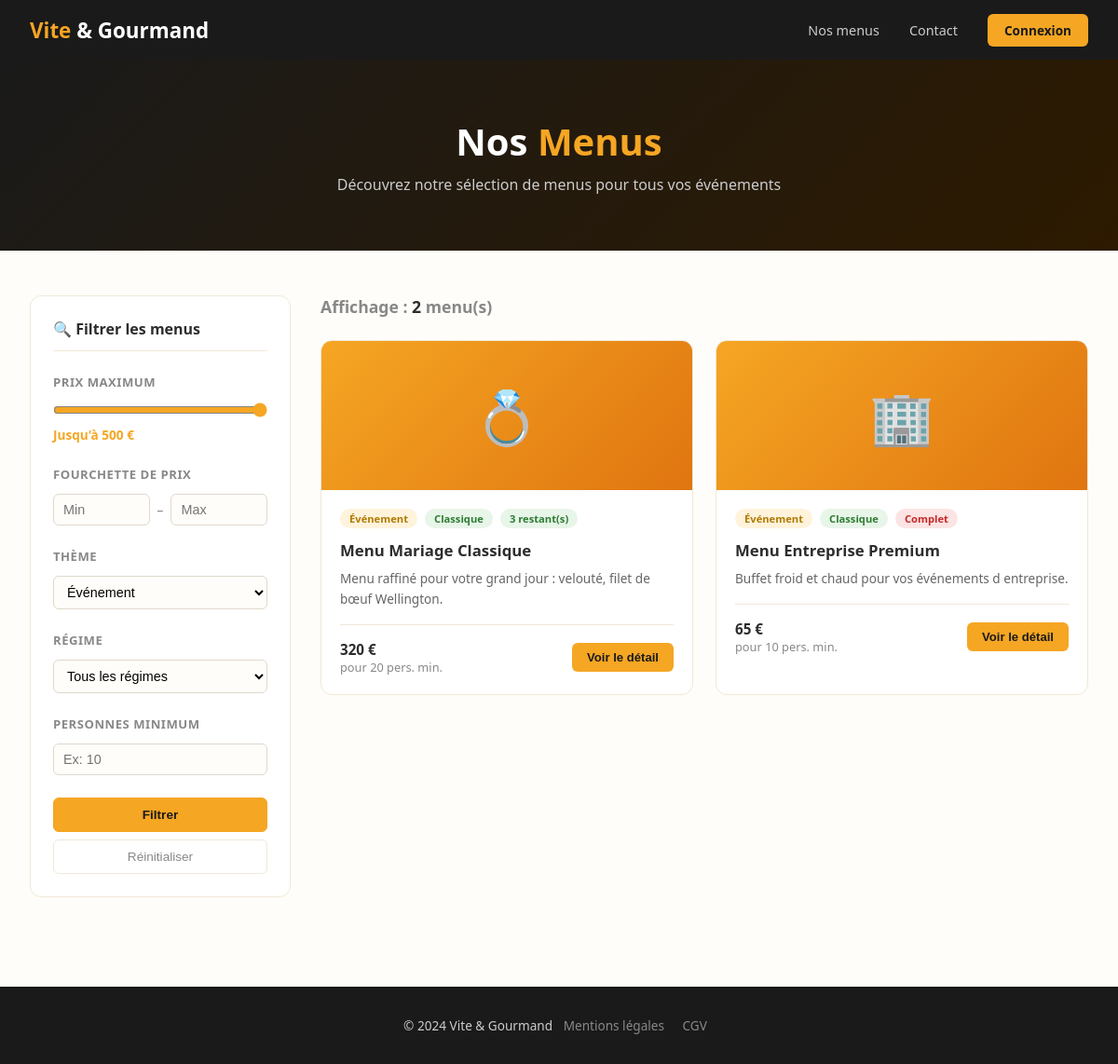
The page /menus.php?theme=Événement on the database its author committed.
### tables this page shows
CREATE TABLE `menu` (
  `menu_id` int(11) NOT NULL,
  `titre` varchar(100) DEFAULT NULL,
  `description` text DEFAULT NULL,
  `prix` double DEFAULT NULL,
  `nb_personne_minimum` int(11) DEFAULT NULL,
  `quantite_restante` int(11) DEFAULT NULL,
  `theme_id` int(11) DEFAULT NULL,
  `regime_id` int(11) DEFAULT NULL,
  `conditions` text DEFAULT NULL
);

CREATE TABLE `theme` (
  `theme_id` int(11) NOT NULL,
  `libelle` varchar(50) DEFAULT NULL
);

CREATE TABLE `regime` (
  `regime_id` int(11) NOT NULL,
  `libelle` varchar(50) DEFAULT NULL
);

### menus.php (the view, shortened to what this page needs)
<?php
require_once 'config.php';
$prix_max = isset($_GET['prix_max']) ? (float)$_GET['prix_max'] : 9999;
$prix_min = isset($_GET['prix_min']) ? (float)$_GET['prix_min'] : 0;
$theme = isset($_GET['theme']) ? $_GET['theme'] : '';
$sql = "SELECT m.*, t.libelle as theme, r.libelle as regime
        FROM menu m
        JOIN theme t ON m.theme_id = t.theme_id
        JOIN regime r ON m.regime_id = r.regime_id
        WHERE m.prix <= :prix_max
        AND m.prix >= :prix_min";
$params = [':prix_max' => $prix_max, ':prix_min' => $prix_min];
if($theme !== '') {
    $sql .= " AND t.libelle = :theme";
    $params[':theme'] = $theme;
}
$stmt = $pdo->prepare($sql);
$stmt->execute($params);
$menus = $stmt->fetchAll();
?>
<!DOCTYPE html>
<html lang="fr">
<head>
</head>
<body>
<nav>
  <a href="index.html" class="logo">Vite <span>& Gourmand</span></a>
  <div class="nav-links">
    <a href="menus.php">Nos menus</a>
    <a href="contact.html">Contact</a>
    <a href="login.php" class="btn-login">Connexion</a>
  </div>
</nav>
<div class="page-header">
  <h1>Nos <span>Menus</span></h1>
  <p>Découvrez notre sélection de menus pour tous vos événements</p>
</div>
<div class="main">
  <aside class="filters">
    <h3>🔍 Filtrer les menus</h3>
    <form method="GET" action="menus.php">
      <div class="filter-group">
        <label>Prix maximum</label>
        <input type="range" name="prix_max" min="50" max="500" value="<?= isset($_GET['prix_max'])?htmlspecialchars($_GET['prix_max']):500 ?>" oninput="this.nextElementSibling.querySelector('span').textContent=this.value">
        <div class="range-val">Jusqu'à <span><?= isset($_GET['prix_max'])?htmlspecialchars($_GET['prix_max']):500 ?></span> €</div>
      </div>
      <div class="filter-group">
        <label>Fourchette de prix</label>
        <div class="price-range">
          <input type="number" name="prix_min" placeholder="Min" value="<?= isset($_GET['prix_min'])?htmlspecialchars($_GET['prix_min']):'' ?>">
          <span>–</span>
          <input type="number" name="prix_fin" placeholder="Max" value="<?= isset($_GET['prix_fin'])?htmlspecialchars($_GET['prix_fin']):'' ?>">
        </div>
      </div>
      <div class="filter-group">
        <label>Thème</label>
        <select name="theme">
          <option value="Événement" <?= (isset($_GET['theme'])&&$_GET['theme']==='Événement')?'selected':'' ?>>Événement</option>
        </select>
      </div>
      <div class="filter-group">
        <label>Régime</label>
        <select name="regime">
          <option value="">Tous les régimes</option>
        </select>
      </div>
      <div class="filter-group">
        <label>Personnes minimum</label>
        <input type="number" name="personnes" placeholder="Ex: 10" value="<?= isset($_GET['personnes'])?htmlspecialchars($_GET['personnes']):'' ?>">
      </div>
      <button type="submit" class="btn-reset" style="background:#f5a623;color:#1a1a1a;font-weight:700;border-color:#f5a623;margin-bottom:.5rem">Filtrer</button>
      <a href="menus.php"><button type="button" class="btn-reset">Réinitialiser</button></a>
    </form>
  </aside>
  <div class="menus-section">
    <h2>Affichage : <span><?= count($menus) ?></span> menu(s)</h2>
    <div class="menus-grid">
      <?php if(count($menus) === 0): ?>
        <div class="no-result"><p>Aucun menu ne correspond à vos critères.</p></div>
      <?php else: ?>
        <?php foreach($menus as $menu): ?>
          <?php
            $emojis = [1=>'🎄',2=>'🐣',3=>'💍',4=>'🥗',5=>'🌱',6=>'🏢'];
            $emoji = $emojis[$menu['menu_id']] ?? '🍽️';
          ?>
          <div class="menu-card">
            <div class="menu-img"><?= $emoji ?></div>
            <div class="menu-body">
              <div class="menu-badges">
                <span class="badge badge-theme"><?= htmlspecialchars($menu['theme']) ?></span>
                <span class="badge badge-regime"><?= htmlspecialchars($menu['regime']) ?></span>
                <span class="badge badge-stock <?= $menu['quantite_restante']==0?'complet':'' ?>">
                  <?= $menu['quantite_restante']>0 ? $menu['quantite_restante'].' restant(s)' : 'Complet' ?>
                </span>
              </div>
              <div class="menu-title"><?= htmlspecialchars($menu['titre']) ?></div>
              <div class="menu-desc"><?= htmlspecialchars($menu['description']) ?></div>
              <div class="menu-footer">
                <div class="menu-info">
                  <strong><?= $menu['prix'] ?> €</strong>
                  pour <?= $menu['nb_personne_minimum'] ?> pers. min.
                </div>
                <button class="btn-detail" onclick="window.location.href='detail-menu.php?id=<?= $menu['menu_id'] ?>'">Voir le détail</button>
              </div>
            </div>
          </div>
        <?php endforeach; ?>
      <?php endif; ?>
    </div>
  </div>
</div>
<footer>
  <span>© 2024 Vite & Gourmand</span>
  <a href="mentions-legales.html">Mentions légales</a>
  <a href="cgv.html">CGV</a>
</footer>
</body>
</html>

### menus.php (style rules this page uses)
* { margin:0;padding:0;box-sizing:border-box }
body { font-family:'Segoe UI',sans-serif;color:#2d2d2d;background:#fffdf9 }
a { text-decoration:none;color:inherit }
nav { background:#1a1a1a;padding:0 2rem;display:flex;align-items:center;justify-content:space-between;height:64px;position:sticky;top:0;z-index:100 }
.logo { color:#f5a623;font-size:1.4rem;font-weight:700 }
.logo span { color:#fff }
.nav-links { display:flex;gap:2rem;align-items:center }
.nav-links a { color:#ccc;font-size:.9rem;transition:color .2s }
.btn-login { background:#f5a623;color:#1a1a1a!important;padding:8px 18px;border-radius:6px;font-weight:600;font-size:.85rem!important }
.page-header { background:linear-gradient(135deg,#1a1a1a,#2d1a00);color:#fff;padding:60px 2rem;text-align:center }
.page-header h1 { font-size:2.5rem;font-weight:800;margin-bottom:.5rem }
.page-header h1 span { color:#f5a623 }
.page-header p { color:#ccc;font-size:1rem }
.main { max-width:1200px;margin:0 auto;padding:3rem 2rem;display:grid;grid-template-columns:280px 1fr;gap:2rem }
.filters { background:#fff;border:1px solid #f0e8d8;border-radius:12px;padding:1.5rem;height:fit-content;position:sticky;top:80px }
.filters h3 { font-size:1rem;font-weight:700;margin-bottom:1.5rem;padding-bottom:.75rem;border-bottom:1px solid #f0e8d8 }
.filter-group { margin-bottom:1.5rem }
.filter-group label { display:block;font-size:.82rem;font-weight:600;color:#888;text-transform:uppercase;letter-spacing:.5px;margin-bottom:.75rem }
.filter-group input[type=range] { width:100%;accent-color:#f5a623 }
.range-val { font-size:.85rem;color:#f5a623;font-weight:600;margin-top:.25rem }
.filter-group select { width:100%;padding:8px 10px;border:1px solid #e0d8cc;border-radius:6px;font-size:.9rem;background:#fffdf9 }
.filter-group input[type=number] { width:100%;padding:8px 10px;border:1px solid #e0d8cc;border-radius:6px;font-size:.9rem;background:#fffdf9 }
.price-range { display:flex;gap:.5rem;align-items:center;font-size:.85rem;color:#888 }
.price-range input { width:80px }
.btn-reset { width:100%;padding:10px;background:transparent;border:1px solid #f0e8d8;border-radius:6px;font-size:.85rem;color:#888;cursor:pointer }
.menus-section h2 { font-size:1.1rem;color:#888;margin-bottom:1.5rem }
.menus-section h2 span { color:#2d2d2d;font-weight:700 }
.menus-grid { display:grid;grid-template-columns:repeat(auto-fill,minmax(280px,1fr));gap:1.5rem }
.menu-card { background:#fff;border:1px solid #f0e8d8;border-radius:12px;overflow:hidden;transition:transform .2s,box-shadow .2s }
.menu-img { height:160px;display:flex;align-items:center;justify-content:center;font-size:3.5rem;background:linear-gradient(135deg,#f5a623,#e07510) }
.menu-body { padding:1.25rem }
.menu-badges { display:flex;gap:.5rem;flex-wrap:wrap;margin-bottom:.75rem }
.badge { font-size:.7rem;padding:3px 10px;border-radius:99px;font-weight:600 }
.badge-theme { background:#fff3dc;color:#b07a00 }
.badge-regime { background:#e8f5e9;color:#2e7d32 }
.badge-stock { background:#e8f5e9;color:#2e7d32 }
.badge-stock.complet { background:#fce4e4;color:#c62828 }
.menu-title { font-size:1.05rem;font-weight:700;margin-bottom:.5rem }
.menu-desc { font-size:.85rem;color:#666;line-height:1.6;margin-bottom:1rem;display:-webkit-box;-webkit-line-clamp:2;-webkit-box-orient:vertical;overflow:hidden }
.menu-footer { display:flex;align-items:center;justify-content:space-between;padding-top:1rem;border-top:1px solid #f0e8d8 }
.menu-info { font-size:.8rem;color:#888 }
.menu-info strong { color:#2d2d2d;font-size:.95rem;display:block }
.btn-detail { background:#f5a623;color:#1a1a1a;padding:8px 16px;border-radius:6px;font-size:.82rem;font-weight:700;border:none;cursor:pointer }
footer { background:#1a1a1a;color:#ccc;padding:2rem;text-align:center;font-size:.85rem;margin-top:3rem }
footer a { color:#888;margin:0 .5rem }

### rows shown on the page
menu: menu_id "💍", theme.libelle "Événement", regime.libelle "Classique", quantite_restante "3", titre "Menu Mariage Classique", description "Menu raffiné pour votre grand jour : velouté, filet de bœuf Wellington.", prix "320", nb_personne_minimum "20"
menu: menu_id "🏢", theme.libelle "Événement", regime.libelle "Classique", quantite_restante "Complet", titre "Menu Entreprise Premium", description "Buffet froid et chaud pour vos événements d entreprise.", prix "65", nb_personne_minimum "10"

### other values the page prints
count($menus) "2"
